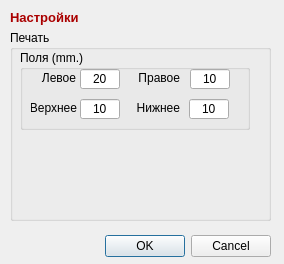
<?xml version="1.0" encoding="UTF-8"?>
<ui version="4.0">
 <class>uoLHSettingthDlg</class>
 <widget class="QDialog" name="uoLHSettingthDlg">
  <property name="geometry">
   <rect>
    <x>0</x>
    <y>0</y>
    <width>284</width>
    <height>264</height>
   </rect>
  </property>
  <property name="windowTitle">
   <string>LH Settingth</string>
  </property>
  <widget class="QDialogButtonBox" name="buttonBox">
   <property name="geometry">
    <rect>
     <x>30</x>
     <y>230</y>
     <width>241</width>
     <height>32</height>
    </rect>
   </property>
   <property name="orientation">
    <enum>Qt::Horizontal</enum>
   </property>
   <property name="standardButtons">
    <set>QDialogButtonBox::Cancel|QDialogButtonBox::Ok</set>
   </property>
  </widget>
  <widget class="QLabel" name="label">
   <property name="geometry">
    <rect>
     <x>10</x>
     <y>10</y>
     <width>101</width>
     <height>16</height>
    </rect>
   </property>
   <property name="text">
    <string>&lt;!DOCTYPE HTML PUBLIC &quot;-//W3C//DTD HTML 4.0//EN&quot; &quot;http://www.w3.org/TR/REC-html40/strict.dtd&quot;&gt;
&lt;html&gt;&lt;head&gt;&lt;meta name=&quot;qrichtext&quot; content=&quot;1&quot; /&gt;&lt;style type=&quot;text/css&quot;&gt;
p, li { white-space: pre-wrap; }
&lt;/style&gt;&lt;/head&gt;&lt;body style=&quot; font-family:'MS Shell Dlg 2'; font-size:8.25pt; font-weight:400; font-style:normal;&quot;&gt;
&lt;p style=&quot; margin-top:0px; margin-bottom:0px; margin-left:0px; margin-right:0px; -qt-block-indent:0; text-indent:0px;&quot;&gt;&lt;span style=&quot; font-size:10pt; font-weight:600; color:#aa0000;&quot;&gt;Настройки&lt;/span&gt;&lt;/p&gt;&lt;/body&gt;&lt;/html&gt;</string>
   </property>
  </widget>
  <widget class="QGroupBox" name="groupBox">
   <property name="geometry">
    <rect>
     <x>10</x>
     <y>30</y>
     <width>261</width>
     <height>191</height>
    </rect>
   </property>
   <property name="title">
    <string>Печать</string>
   </property>
   <widget class="QGroupBox" name="groupBox_3">
    <property name="geometry">
     <rect>
      <x>10</x>
      <y>20</y>
      <width>230</width>
      <height>80</height>
     </rect>
    </property>
    <property name="title">
     <string>Поля (mm.)</string>
    </property>
    <widget class="QLabel" name="m_llFieldsLeft">
     <property name="geometry">
      <rect>
       <x>10</x>
       <y>20</y>
       <width>46</width>
       <height>16</height>
      </rect>
     </property>
     <property name="text">
      <string>Левое</string>
     </property>
     <property name="alignment">
      <set>Qt::AlignRight|Qt::AlignTrailing|Qt::AlignVCenter</set>
     </property>
    </widget>
    <widget class="QLineEdit" name="m_leFieldsLeft">
     <property name="geometry">
      <rect>
       <x>60</x>
       <y>19</y>
       <width>40</width>
       <height>20</height>
      </rect>
     </property>
     <property name="inputMask">
      <string>99; </string>
     </property>
     <property name="text">
      <string>20</string>
     </property>
     <property name="cursorPosition">
      <number>2</number>
     </property>
     <property name="alignment">
      <set>Qt::AlignCenter</set>
     </property>
    </widget>
    <widget class="QLineEdit" name="m_leFieldsTop">
     <property name="geometry">
      <rect>
       <x>60</x>
       <y>49</y>
       <width>40</width>
       <height>20</height>
      </rect>
     </property>
     <property name="inputMask">
      <string>99; </string>
     </property>
     <property name="text">
      <string>10</string>
     </property>
     <property name="frame">
      <bool>true</bool>
     </property>
     <property name="cursorPosition">
      <number>2</number>
     </property>
     <property name="alignment">
      <set>Qt::AlignCenter</set>
     </property>
    </widget>
    <widget class="QLabel" name="m_llFieldsTop">
     <property name="geometry">
      <rect>
       <x>11</x>
       <y>50</y>
       <width>46</width>
       <height>16</height>
      </rect>
     </property>
     <property name="text">
      <string>Верхнее</string>
     </property>
     <property name="alignment">
      <set>Qt::AlignRight|Qt::AlignTrailing|Qt::AlignVCenter</set>
     </property>
    </widget>
    <widget class="QLineEdit" name="m_leFieldsBottom">
     <property name="geometry">
      <rect>
       <x>169</x>
       <y>49</y>
       <width>40</width>
       <height>20</height>
      </rect>
     </property>
     <property name="inputMask">
      <string>99; </string>
     </property>
     <property name="text">
      <string>10</string>
     </property>
     <property name="frame">
      <bool>true</bool>
     </property>
     <property name="cursorPosition">
      <number>2</number>
     </property>
     <property name="alignment">
      <set>Qt::AlignCenter</set>
     </property>
    </widget>
    <widget class="QLabel" name="m_llFieldsRight">
     <property name="geometry">
      <rect>
       <x>110</x>
       <y>20</y>
       <width>50</width>
       <height>16</height>
      </rect>
     </property>
     <property name="text">
      <string>Правое</string>
     </property>
     <property name="alignment">
      <set>Qt::AlignRight|Qt::AlignTrailing|Qt::AlignVCenter</set>
     </property>
    </widget>
    <widget class="QLabel" name="m_llFieldsBottom">
     <property name="geometry">
      <rect>
       <x>110</x>
       <y>50</y>
       <width>50</width>
       <height>16</height>
      </rect>
     </property>
     <property name="text">
      <string>Нижнее</string>
     </property>
     <property name="textFormat">
      <enum>Qt::RichText</enum>
     </property>
     <property name="alignment">
      <set>Qt::AlignRight|Qt::AlignTrailing|Qt::AlignVCenter</set>
     </property>
    </widget>
    <widget class="QLineEdit" name="m_leFieldsRight">
     <property name="geometry">
      <rect>
       <x>170</x>
       <y>19</y>
       <width>40</width>
       <height>20</height>
      </rect>
     </property>
     <property name="inputMask">
      <string>99; </string>
     </property>
     <property name="text">
      <string>10</string>
     </property>
     <property name="cursorPosition">
      <number>2</number>
     </property>
     <property name="alignment">
      <set>Qt::AlignCenter</set>
     </property>
    </widget>
   </widget>
  </widget>
 </widget>
 <resources/>
 <connections>
  <connection>
   <sender>buttonBox</sender>
   <signal>accepted()</signal>
   <receiver>uoLHSettingthDlg</receiver>
   <slot>accept()</slot>
   <hints>
    <hint type="sourcelabel">
     <x>248</x>
     <y>254</y>
    </hint>
    <hint type="destinationlabel">
     <x>157</x>
     <y>274</y>
    </hint>
   </hints>
  </connection>
  <connection>
   <sender>buttonBox</sender>
   <signal>rejected()</signal>
   <receiver>uoLHSettingthDlg</receiver>
   <slot>reject()</slot>
   <hints>
    <hint type="sourcelabel">
     <x>316</x>
     <y>260</y>
    </hint>
    <hint type="destinationlabel">
     <x>286</x>
     <y>274</y>
    </hint>
   </hints>
  </connection>
 </connections>
</ui>
